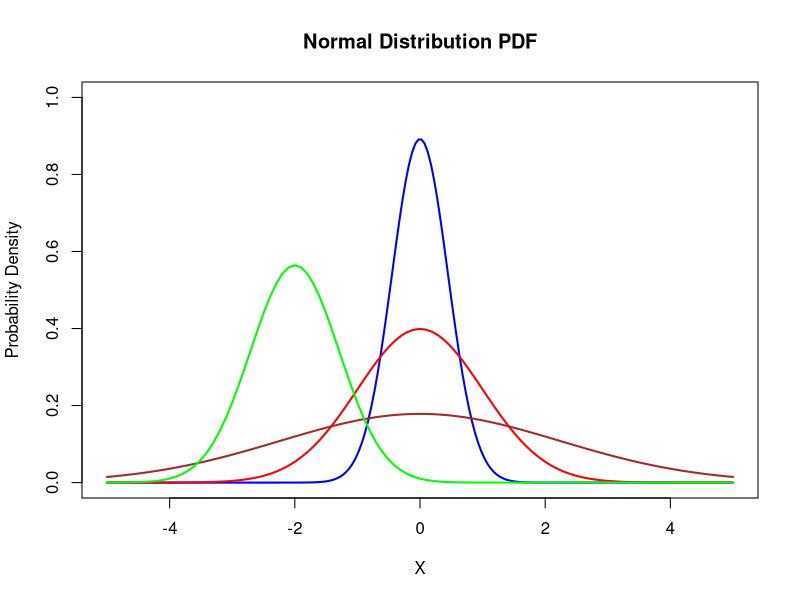
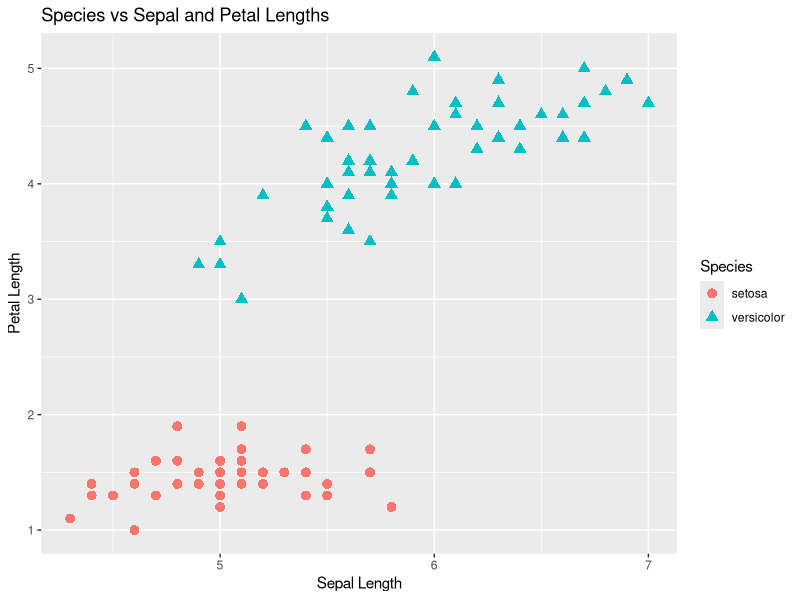
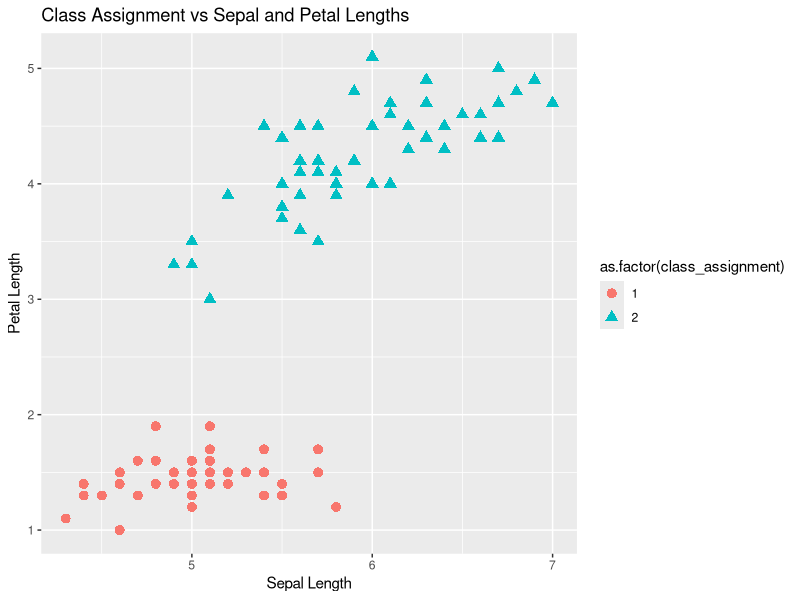
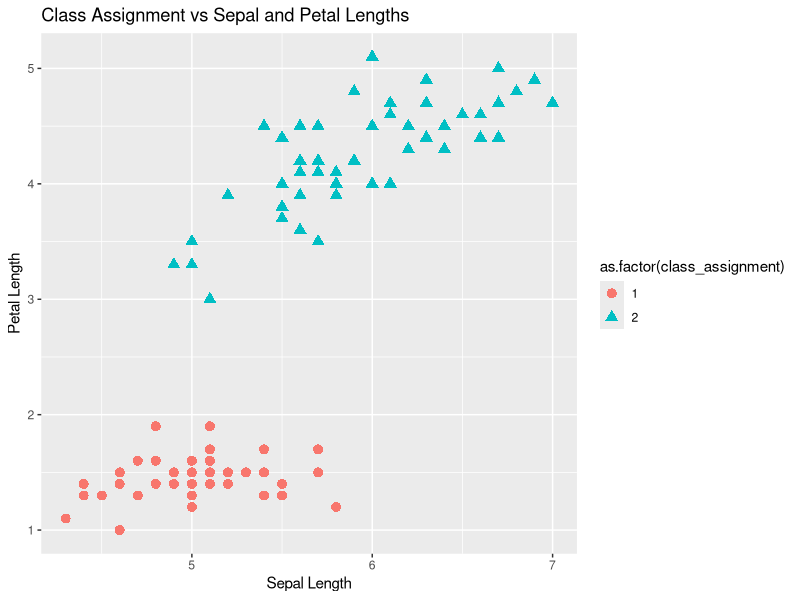
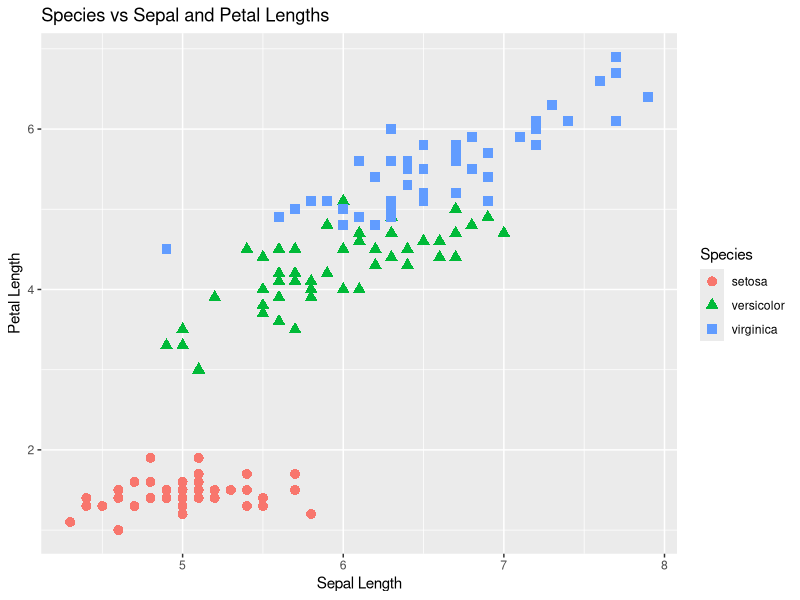
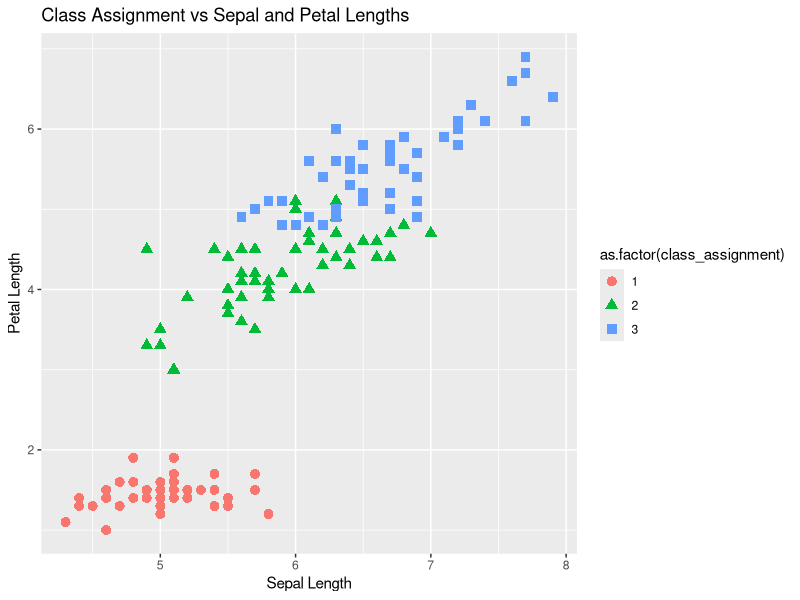

These charts were generated, in order, by the following R code:
## ---- chunk 1
knitr::opts_chunk$set(fig.align = 'center')
## ---- chunk 2
#making the range
x <- seq(-5,5,length=200)
#plotting each curve 
plot(x,dnorm(x ,mean = 0, sd = sqrt(.2)), type = "l", lwd=2 , col = "blue", main = 'Normal Distribution PDF', xlim = c(-5,5), ylim = c(0,1), xlab = 'X', ylab = 'Probability Density')
curve(dnorm(x, mean = 0, sd = 1), add = TRUE, type = "l", lwd = 2, col= "red")
curve(dnorm(x, mean = 0, sd = sqrt(5)), add = TRUE, type = "l", lwd = 2, col = "brown")
curve(dnorm(x, mean = -2, sd = sqrt(.5)), add = TRUE, type = "l", lwd = 2, col = "green")
## ---- chunk 3
library(tidyverse)
## ---- chunk 4
#loading the iris data and making it binary
df <- iris[iris$Species != "virginica", ]
#selecting the x variables
X <- df[, c("Sepal.Length", "Petal.Length")]
#selecting the outcome variable and converting it into setosa = 1 and versicolor = 2
y <- ifelse(df$Species == "setosa", 1, 2)
#plotting 
ggplot(df, aes(x = Sepal.Length, y = Petal.Length)) + 
        geom_point(aes(colour = Species, shape = Species), size = 3) +
        xlab("Sepal Length") + 
        ylab("Petal Length") + 
        ggtitle("Species vs Sepal and Petal Lengths")
## ---- chunk 5
naive_bayes <- function(X, y){
  
  #converting X to a matrix
  X <- as.matrix(X)
  
  #defining the number of features
  n_feat <- ncol(X)
  #defining the number observations
  n_samp <- nrow(X)
  #defining the number of classes in the outcome
  n_class <- length(unique(y))
  
  #initializing the mean
  mean_ini <- matrix(data = 0, nrow = n_class, ncol = n_feat) #for each class we need means for each feature
  #initializing the variance 
  sd_ini <- matrix(data = 0, nrow = n_class, ncol = n_feat) #for each class we need sd for each feature
  #initializing the priors
  priors_ini <- rep(0, n_class) #for each class we want a prior probability 

  #calculating the mean and sd for each class
  for(i in 1:n_feat){
    #calculating the mean for each class
    mean_ini[, i] <- unlist(aggregate(X[, i] ~ y, X, mean)[2], use.names = F)
    #calculating the variance for each class
    sd_ini[, i] <- unlist(aggregate(X[, i] ~ y, X, sd)[2], use.names = F)
  }
  #calculating the prior for each class
  for(i in 1:n_class){
    priors_ini[i] <- length(y[y == i])/length(y) #the proportion of each flower class out of all the flowers from the sample 
  }
  
  #initializing the likelihood 
  likeli_ini <- matrix(data = 0, nrow = n_samp, ncol = n_class)
  
  #calculating the log likelihoods for each observation for each class   
  for(i in 1:n_samp){
    for(j in 1:n_class){
      likeli_ini[i, j] <- sum(dnorm(X[i, ], mean_ini[j, ], sd_ini[j, ], log = T))
    }
  }
  
  #calculating the posterior probabilities for each class
  posteriors <- likeli_ini + log(priors_ini)
  
  #assigning the classes based on the highest probability
  class_assignment <- apply(X = posteriors, MARGIN = 1, FUN = which.max)
  
  #returning the output as a data frame with original information and class assignment
  return(as.data.frame(cbind(X, y, class_assignment)))
  
}
## ---- chunk 6
#running the function
out <- naive_bayes(X = X, y = y)
#looking at the first 6 observations
head(out)
## ---- chunk 7
#table of original output
table(y)
#table of class assignments from our algorithm
table(out$class_assignment)

#plotting
ggplot(out, aes(x = Sepal.Length, y = Petal.Length)) + 
        geom_point(aes(colour = as.factor(class_assignment), shape = as.factor(class_assignment)), size = 3) +
        xlab("Sepal Length") + 
        ylab("Petal Length") + 
        ggtitle("Class Assignment vs Sepal and Petal Lengths")
## ---- chunk 8
#selecting the x variables
X <- df[, 1:4]
#selecting the outcome variable and converting it into setosa = 1 and versicolor = 0
y <- ifelse(df$Species == "setosa", 1, 2)

#running the function
out2 <- naive_bayes(X = X, y = y)
#looking at the first 6 observations
head(out2)

#table of original output
table(y)
#table of class assignments from our algorithm
table(out2$class_assignment)

#plotting
ggplot(out2, aes(x = Sepal.Length, y = Petal.Length)) + 
        geom_point(aes(colour = as.factor(class_assignment), shape = as.factor(class_assignment)), size = 3) +
        xlab("Sepal Length") + 
        ylab("Petal Length") + 
        ggtitle("Class Assignment vs Sepal and Petal Lengths")
## ---- chunk 9
#loading the iris data
df <- iris
#selecting the x variables
X <- df[, 1:4]
#selecting the outcome variable and converting it into setosa = 1, versicolor = 2, virginica = 3
y <- with(df, ifelse(Species == "setosa", 1, 
          ifelse(Species == "versicolor", 2, 3)))
#plotting 
ggplot(df, aes(x = Sepal.Length, y = Petal.Length)) + 
        geom_point(aes(colour = Species, shape = Species), size = 3) +
        xlab("Sepal Length") + 
        ylab("Petal Length") + 
        ggtitle("Species vs Sepal and Petal Lengths")

#running the function
out3 <- naive_bayes(X = X, y = y)
#looking at the first 6 observations
head(out3)

#table of original output
table(y)
#table of class assignments from our algorithm
table(out3$class_assignment)

#plotting
ggplot(out3, aes(x = Sepal.Length, y = Petal.Length)) + 
        geom_point(aes(colour = as.factor(class_assignment), shape = as.factor(class_assignment)), size = 3) +
        xlab("Sepal Length") + 
        ylab("Petal Length") + 
        ggtitle("Class Assignment vs Sepal and Petal Lengths")
## ---- chunk 10
sessionInfo()
